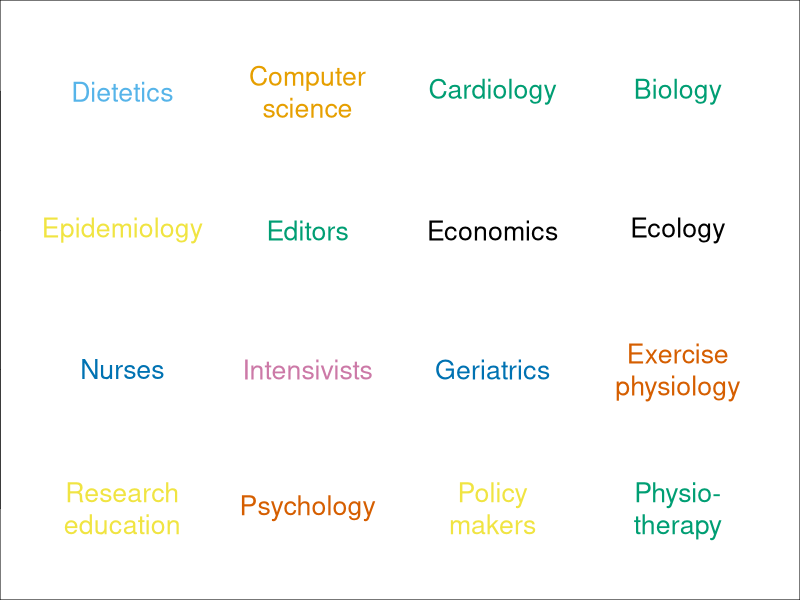
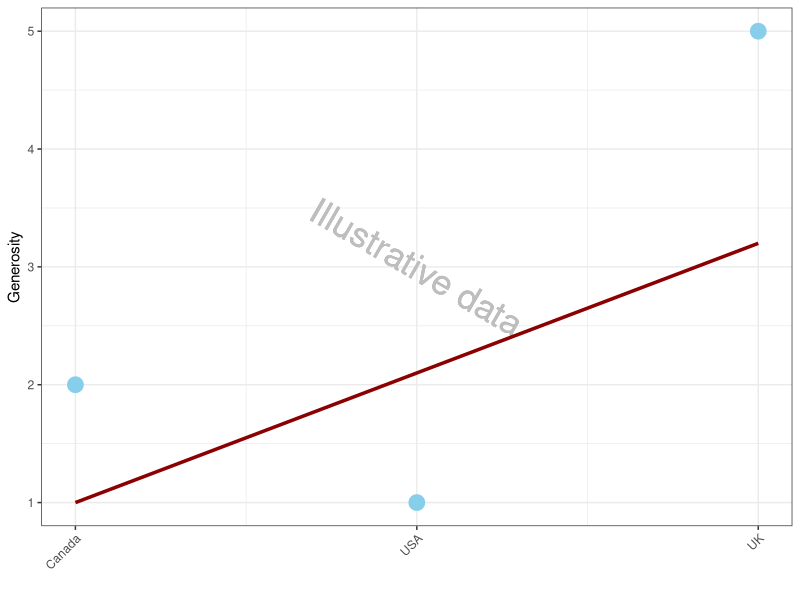

These charts were generated, in order, by the following R code:
## ---- chunk 1
# 20 minute talk, share with Paul

knitr::opts_chunk$set(echo = FALSE, warning=FALSE, message=FALSE, error=FALSE, comment='', dpi=400, fig.align = 'center')
options(htmltools.dir.version = FALSE)
library(ggplot2)
library(dplyr)
## ---- chunk 2
knitr::include_graphics("https://www.bmj.com/content/bmj/351/bmj.h4992/F1.large.jpg")
## ---- chunk 3
# make data
fields = c('Epidemiology','Psychology','Ecology','Exercise\nphysiology','Geriatrics','Intensivists','Cardiology','Economics','Nurses','Physio-\ntherapy','Dietetics','Policy\nmakers','Editors','Research\neducation','Biology','Computer\nscience')
fields = fields[rev(order(fields))]
n.fields = length(fields)
plot.data = expand.grid(x=1:4, y=1:4)
plot.data$field = fields
cbbPalette <- c("#000000", "#E69F00", "#56B4E9", "#009E73", "#F0E442", "#0072B2", "#D55E00", "#CC79A7")
colours = sample(cbbPalette, 16, replace=TRUE)
# make plot
jpeg('figures/fields.jpg', width=6, height=4, units='in', res=400, quality = 100)
par(mai=rep(0, 4))
plot(c(0.5, 4.5), c(0.5, 4.5), xaxt='n', type='n', xlab='', ylab='')
text(x=plot.data$x, y=plot.data$y, labels=plot.data$field, col=colours, cex=1.6)
invisible(dev.off())
## ---- chunk 4
knitr::include_graphics("https://raw.githubusercontent.com/agbarnett/talks/master/waste/figures/fields.jpg")
## ---- chunk 5
# example plot of categories versus linear
example = data.frame(country = 1:3, category = c(2, 1, 5), linear=c(1,2.1,3.2)) 
gplot = ggplot(data=example, aes(x=country, y=category))+
  geom_text(aes(x=2, y=3, label='Illustrative data'), col='grey', angle=-30, size=9)+
  geom_point(size=5, colour='sky blue')+
  geom_line(aes(x=country, y=linear), size=1.2, colour='dark red')+
  scale_x_continuous(breaks=1:3, labels=c('Canada','USA','UK'))+
  xlab('')+
  ylab('Generosity')+
  theme_bw()+
  theme(axis.text.x = element_text(angle=45, hjust = 1))
jpeg('figures/religious.jpg', width=5, height=2.2, units='in', res=400, quality = 100)
print(gplot)
invisible(dev.off())
## ---- chunk 6
knitr::include_graphics("https://raw.githubusercontent.com/agbarnett/talks/master/waste/figures/religious.jpg")
## ---- chunk 7
knitr::include_graphics("https://raw.githubusercontent.com/agbarnett/talks/master/waste/figures/Grayson1.jpg")
## ---- chunk 8
knitr::include_graphics("https://raw.githubusercontent.com/agbarnett/talks/master/waste/figures/Grayson2.jpg")
## ---- chunk 9
# from usydney.Rmd
knitr::include_graphics("https://raw.githubusercontent.com/agbarnett/talks/master/waste/figures/patient_times.jpg")
## ---- chunk 10
knitr::include_graphics("https://raw.githubusercontent.com/agbarnett/talks/master/waste/figures/black_box.jpg")
## ---- chunk 11
knitr::include_graphics("https://raw.githubusercontent.com/agbarnett/talks/master/AIMOS/figures/cakes.jpg")
## ---- chunk 12
knitr::include_graphics("https://raw.githubusercontent.com/agbarnett/talks/master/waste/figures/BarnettAppendixFig2.jpg")
## ---- chunk 13
knitr::include_graphics("https://raw.githubusercontent.com/agbarnett/talks/master/AIMOS/figures/SwannTweet1.jpg")
## ---- chunk 14
knitr::include_graphics("https://raw.githubusercontent.com/agbarnett/talks/master/AIMOS/figures/SwannTweet2.jpg")
## ---- chunk 15
knitr::include_graphics("https://www.penguin.co.uk/content/dam/prh/books/294/294857/9780241398630.jpg.transform/PRHDesktopWide_small/image.jpg")
## ---- chunk 16
knitr::include_graphics("http://www.bca.edu.au/images/bannerlarge1.3.gif")
## ---- chunk 17
knitr::include_graphics("https://upload.wikimedia.org/wikipedia/commons/1/12/Doug_altman.jpeg")
## ---- chunk 18
knitr::include_graphics("https://raw.githubusercontent.com/agbarnett/talks/master/waste/figures/news_story1.png")
## ---- chunk 19
knitr::include_graphics("https://raw.githubusercontent.com/agbarnett/talks/master/waste/figures/news_story2.png")
